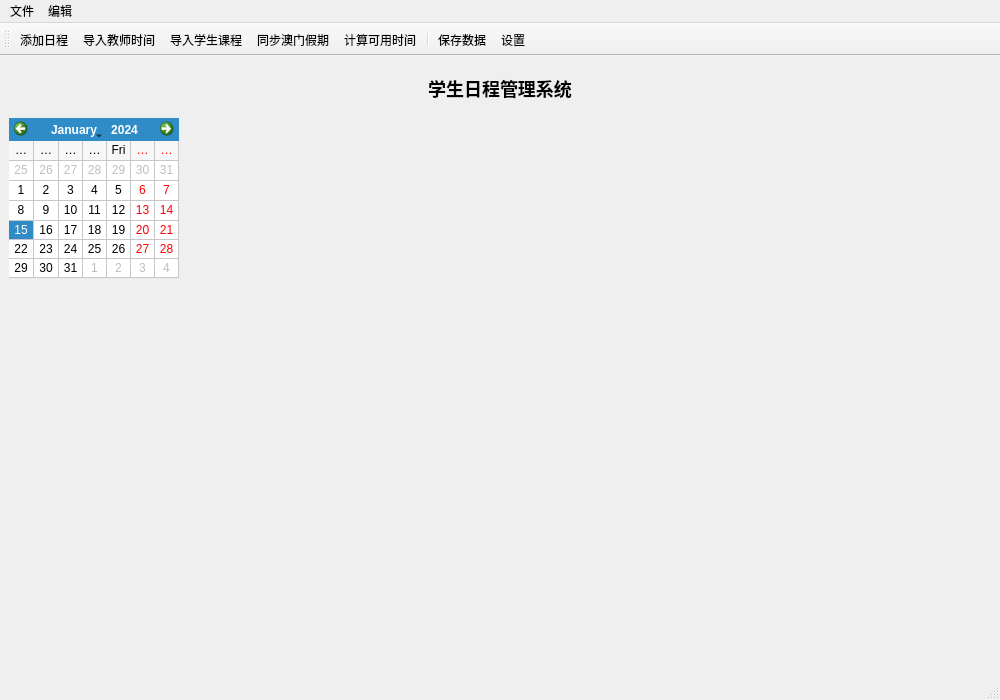
<?xml version="1.0" encoding="UTF-8"?>
<ui version="4.0">
 <class>MainWindow</class>
 <widget class="QMainWindow" name="MainWindow">
  <property name="geometry">
   <rect>
    <x>0</x>
    <y>0</y>
    <width>1000</width>
    <height>700</height>
   </rect>
  </property>
  <property name="windowTitle">
   <string>学生日程管理系统</string>
  </property>
  <widget class="QWidget" name="centralwidget">
   <layout class="QVBoxLayout" name="verticalLayout">
    <item>
     <widget class="QLabel" name="titleLabel">
      <property name="styleSheet">
       <string>font-size: 18px; font-weight: bold; margin: 10px;</string>
      </property>
      <property name="text">
       <string>学生日程管理系统</string>
      </property>
      <property name="alignment">
       <set>Qt::AlignmentFlag::AlignCenter</set>
      </property>
     </widget>
    </item>
    <item>
     <layout class="QHBoxLayout" name="mainLayout">
      <item>
       <layout class="QVBoxLayout" name="leftLayout">
        <item>
         <widget class="QCalendarWidget" name="calendarWidget">
          <property name="maximumSize">
           <size>
            <width>170</width>
            <height>160</height>
           </size>
          </property>
          <property name="gridVisible">
           <bool>true</bool>
          </property>
          <property name="verticalHeaderFormat">
           <enum>QCalendarWidget::VerticalHeaderFormat::NoVerticalHeader</enum>
          </property>
         </widget>
        </item>
        <item>
         <spacer name="calendarSpacer">
          <property name="orientation">
           <enum>Qt::Orientation::Vertical</enum>
          </property>
          <property name="sizeHint" stdset="0">
           <size>
            <width>20</width>
            <height>40</height>
           </size>
          </property>
         </spacer>
        </item>
       </layout>
      </item>
      <item>
       <layout class="QVBoxLayout" name="rightLayout">
        <item>
         <widget class="ScheduleView" name="scheduleView" native="true">
          <property name="minimumSize">
           <size>
            <width>600</width>
            <height>400</height>
           </size>
          </property>
         </widget>
        </item>
       </layout>
      </item>
     </layout>
    </item>
   </layout>
  </widget>
  <widget class="QMenuBar" name="menubar">
   <property name="geometry">
    <rect>
     <x>0</x>
     <y>0</y>
     <width>1000</width>
     <height>22</height>
    </rect>
   </property>
   <widget class="QMenu" name="fileMenu">
    <property name="title">
     <string>文件</string>
    </property>
    <addaction name="loadDataAction"/>
    <addaction name="saveDataAction"/>
    <addaction name="separator"/>
    <addaction name="exitAction"/>
   </widget>
  <widget class="QMenu" name="editMenu">
    <property name="title">
     <string>编辑</string>
    </property>
    <addaction name="addEventAction"/>
    <addaction name="importProfessorAction"/>
    <addaction name="importStudentCoursesAction"/>
    <addaction name="syncHolidaysAction"/>
    
    <addaction name="autoJumpAction"/>
  </widget>
   <addaction name="fileMenu"/>
   <addaction name="editMenu"/>
  </widget>
  <widget class="QStatusBar" name="statusbar"/>
  <widget class="QToolBar" name="toolBar">
   <property name="windowTitle">
    <string>主工具栏</string>
   </property>
   <attribute name="toolBarArea">
    <enum>TopToolBarArea</enum>
   </attribute>
   <attribute name="toolBarBreak">
    <bool>false</bool>
   </attribute>
   <addaction name="addEventAction"/>
    <addaction name="importProfessorAction"/>
    <addaction name="importStudentCoursesAction"/>
    <addaction name="syncHolidaysAction"/>
    
    <addaction name="calculateAction"/>
   <addaction name="separator"/>
   <addaction name="saveDataAction"/>
   <addaction name="settingsAction"/>
  </widget>
  <action name="loadDataAction">
   <property name="text">
    <string>加载数据</string>
   </property>
  </action>
  <action name="saveDataAction">
   <property name="text">
    <string>保存数据</string>
   </property>
  </action>
  <action name="exitAction">
   <property name="text">
    <string>退出</string>
   </property>
  </action>
  <action name="addEventAction">
   <property name="text">
    <string>添加日程</string>
   </property>
  </action>
  <action name="importProfessorAction">
   <property name="text">
    <string>导入教师时间</string>
   </property>
  </action>
  <action name="importStudentCoursesAction">
   <property name="text">
    <string>导入学生课程</string>
   </property>
  </action>
  <action name="settingsAction">
   <property name="text">
    <string>设置</string>
   </property>
  </action>
  <action name="syncHolidaysAction">
   <property name="text">
    <string>同步澳门假期</string>
   </property>
  </action>
  
  
  <action name="autoJumpAction">
   <property name="checkable">
    <bool>true</bool>
   </property>
   <property name="checked">
    <bool>false</bool>
   </property>
   <property name="text">
    <string>自动跳转到事件所在周</string>
   </property>
  </action>
  <action name="showScheduleAction">
   <property name="text">
    <string>显示日程</string>
   </property>
  </action>
  <action name="calculateAction">
   <property name="text">
    <string>计算可用时间</string>
   </property>
  </action>
  <action name="separator">
   <property name="text">
    <string>separator</string>
   </property>
   <property name="separator" stdset="0">
    <bool>true</bool>
   </property>
  </action>
 </widget>
 <customwidgets>
  <customwidget>
   <class>ScheduleView</class>
   <extends>QWidget</extends>
   <header>ui/ScheduleView.h</header>
   <container>1</container>
  </customwidget>
 </customwidgets>
 <resources/>
  <connections>
  <connection>
   <sender>addEventAction</sender>
   <signal>triggered()</signal>
   <receiver>MainWindow</receiver>
   <slot>on_addEventBtn_clicked()</slot>
   <hints>
    <hint type="sourcelabel">
     <x>-1</x>
     <y>-1</y>
    </hint>
    <hint type="destinationlabel">
     <x>20</x>
     <y>20</y>
    </hint>
   </hints>
  </connection>
  <connection>
   <sender>importProfessorAction</sender>
   <signal>triggered()</signal>
   <receiver>MainWindow</receiver>
   <slot>on_importProfessorBtn_clicked()</slot>
   <hints>
    <hint type="sourcelabel">
     <x>-1</x>
     <y>-1</y>
    </hint>
    <hint type="destinationlabel">
     <x>20</x>
     <y>20</y>
    </hint>
   </hints>
  </connection>
  <connection>
   <sender>importStudentCoursesAction</sender>
   <signal>triggered()</signal>
   <receiver>MainWindow</receiver>
   <slot>on_importStudentCoursesBtn_clicked()</slot>
   <hints>
    <hint type="sourcelabel">
     <x>-1</x>
     <y>-1</y>
    </hint>
    <hint type="destinationlabel">
     <x>20</x>
     <y>20</y>
    </hint>
   </hints>
  </connection>
  <connection>
   <sender>calculateAction</sender>
   <signal>triggered()</signal>
   <receiver>MainWindow</receiver>
   <slot>on_calculateBtn_clicked()</slot>
   <hints>
    <hint type="sourcelabel">
     <x>-1</x>
     <y>-1</y>
    </hint>
    <hint type="destinationlabel">
     <x>20</x>
     <y>20</y>
    </hint>
   </hints>
  </connection>
  <connection>
   <sender>loadDataAction</sender>
   <signal>triggered()</signal>
   <receiver>MainWindow</receiver>
   <slot>on_loadDataBtn_clicked()</slot>
   <hints>
    <hint type="sourcelabel">
     <x>-1</x>
     <y>-1</y>
    </hint>
    <hint type="destinationlabel">
     <x>20</x>
     <y>20</y>
    </hint>
   </hints>
  </connection>
  <connection>
   <sender>saveDataAction</sender>
   <signal>triggered()</signal>
   <receiver>MainWindow</receiver>
   <slot>on_saveDataBtn_clicked()</slot>
   <hints>
    <hint type="sourcelabel">
     <x>-1</x>
     <y>-1</y>
    </hint>
    <hint type="destinationlabel">
     <x>20</x>
     <y>20</y>
    </hint>
   </hints>
  </connection>
  <connection>
   <sender>exitAction</sender>
   <signal>triggered()</signal>
   <receiver>MainWindow</receiver>
   <slot>on_exitAction_triggered()</slot>
   <hints>
    <hint type="sourcelabel">
     <x>-1</x>
     <y>-1</y>
    </hint>
    <hint type="destinationlabel">
     <x>20</x>
     <y>20</y>
    </hint>
   </hints>
  </connection>
  <connection>
   <sender>showScheduleAction</sender>
   <signal>triggered()</signal>
   <receiver>MainWindow</receiver>
   <slot>on_showScheduleAction_triggered()</slot>
   <hints>
    <hint type="sourcelabel">
     <x>-1</x>
     <y>-1</y>
    </hint>
    <hint type="destinationlabel">
     <x>20</x>
     <y>20</y>
    </hint>
   </hints>
  </connection>
  
  
 </connections>
  <slots>
  <slot>on_addEventBtn_clicked()</slot>
  <slot>on_importProfessorBtn_clicked()</slot>
  <slot>on_importStudentCoursesBtn_clicked()</slot>
  <slot>on_calculateBtn_clicked()</slot>
  <slot>on_loadDataBtn_clicked()</slot>
  <slot>on_saveDataBtn_clicked()</slot>
  <slot>on_exitAction_triggered()</slot>
  <slot>on_showScheduleAction_triggered()</slot>
  <slot>on_settingsAction_triggered()</slot>
  <slot>onWeekChanged(int)</slot>
  <slot>onEventDoubleClicked(int)</slot>
  <slot>on_syncHolidaysAction_triggered()</slot>
  </slots>
</ui>
